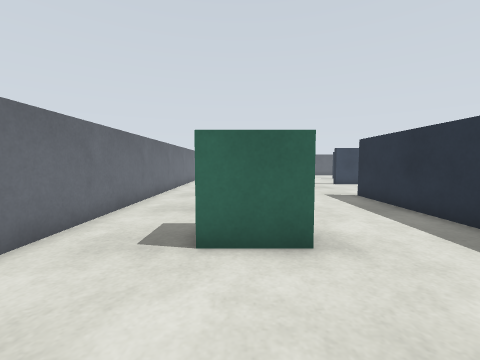
view 1 (above)

23 first-person views from a walk through a Gazebo world. The camera is 0.29 m above the floor, tilts 4° down and sees 90° across. The floor is counted in squares, 0.2 m on a side. Each view is taken from the middle of a square. On the plan, view 1 faces up. The plan holds only what a view shows up to about 13 squares ahead; the rest is blank. The place goes on beyond the plan.

view 2
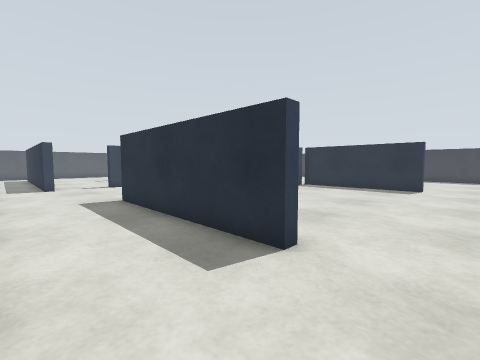

view 3
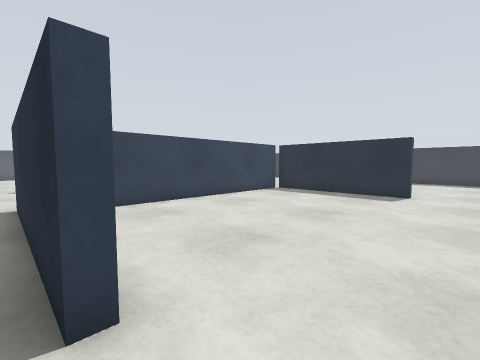

view 4
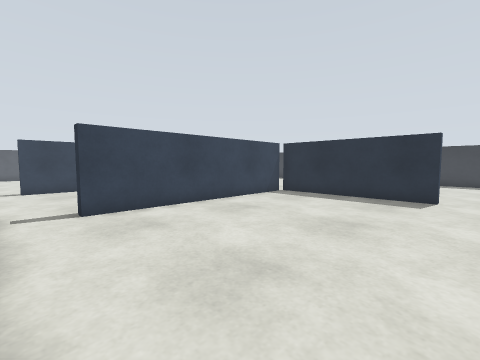

view 5
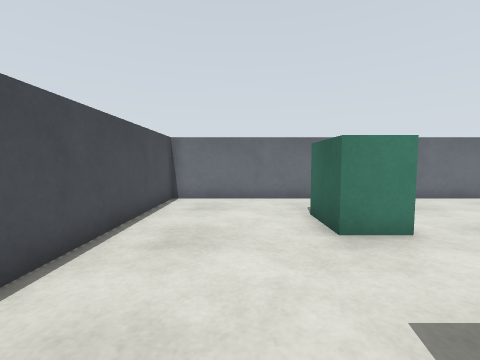

view 6
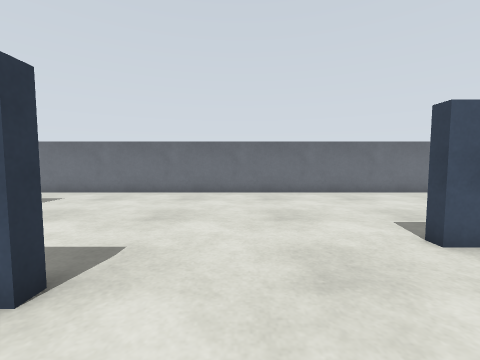

view 7
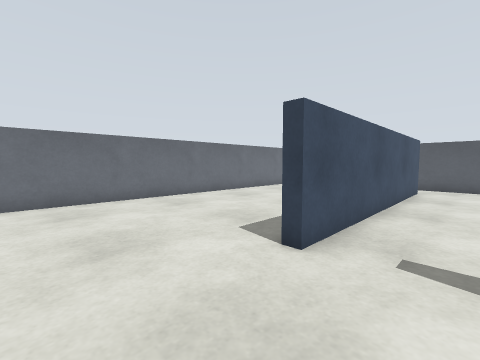

view 8
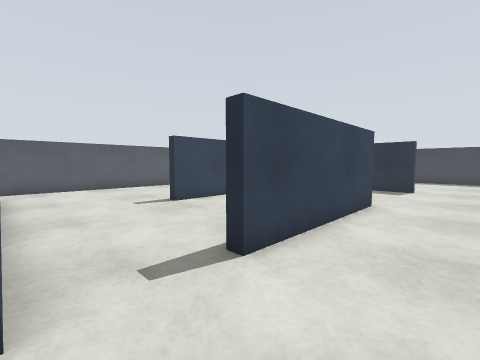

view 9
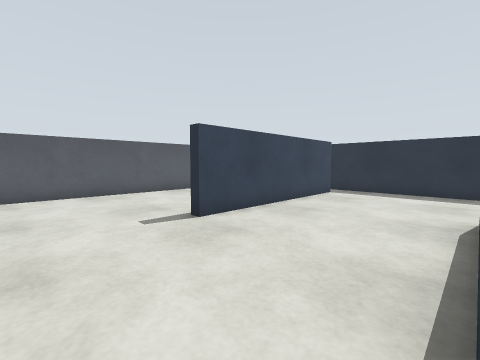

view 10
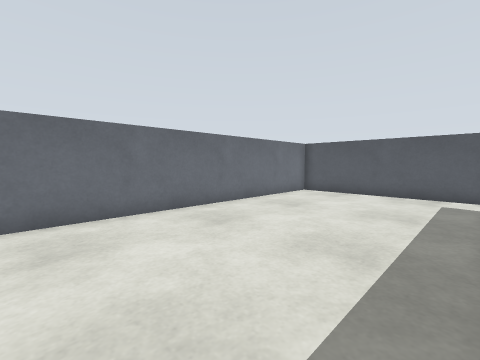

view 11
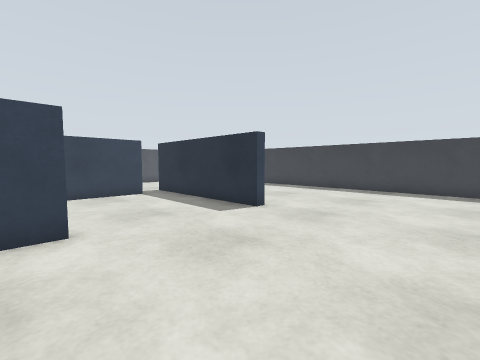

view 12
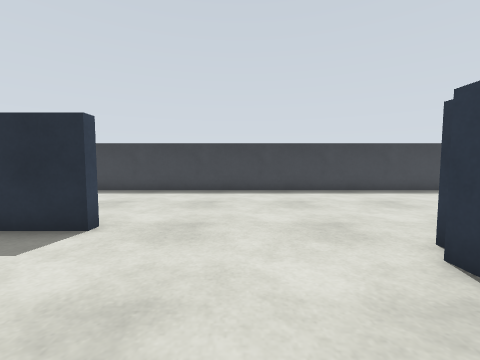

view 13
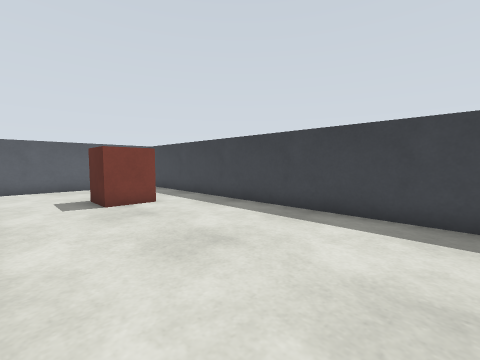

view 14
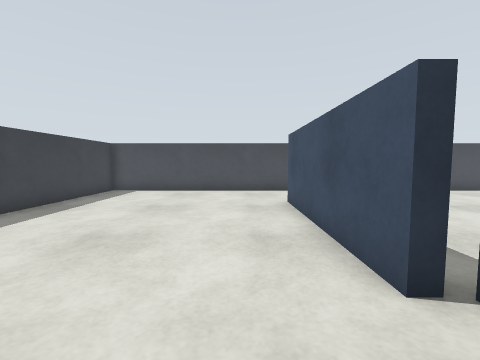

view 15
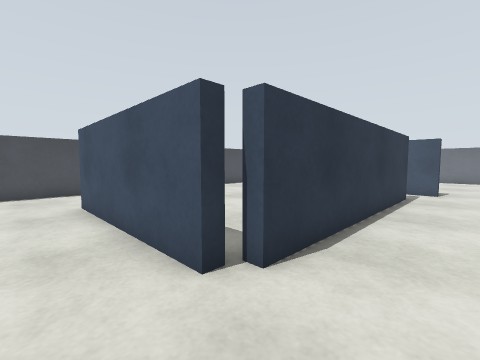

view 16
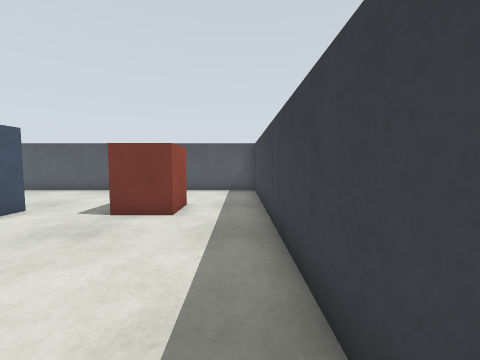

view 17
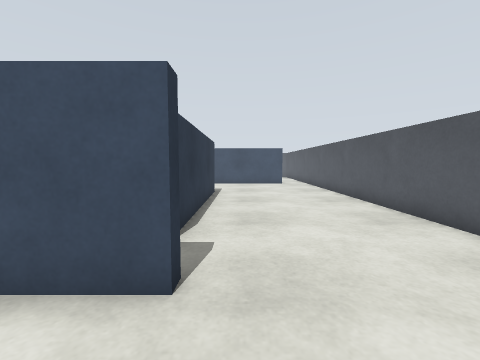

view 18
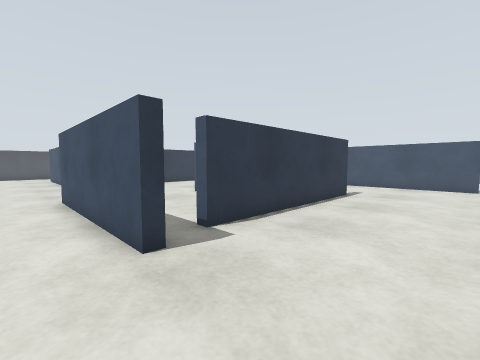

view 19
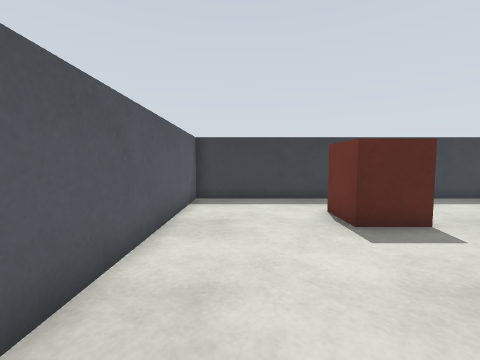

view 20
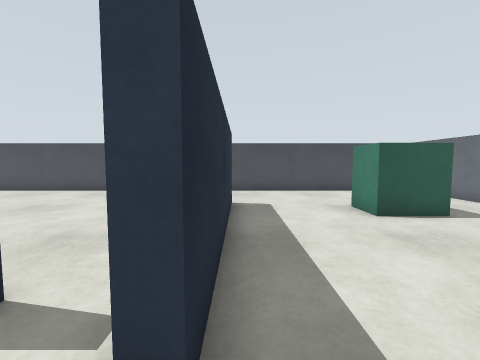

view 21
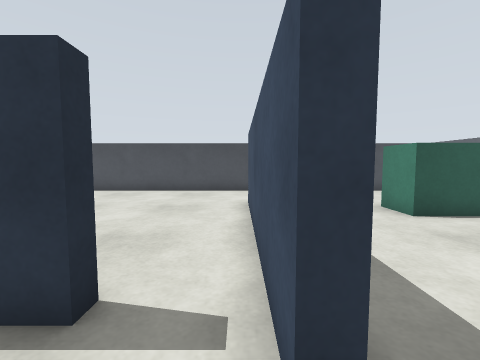

view 22
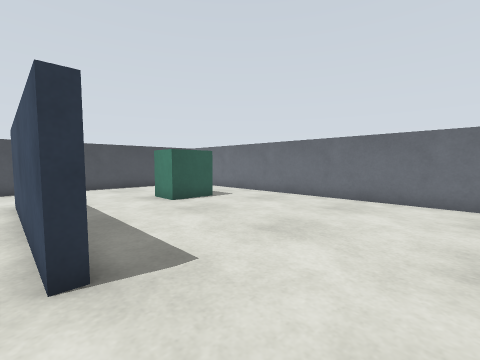

view 23
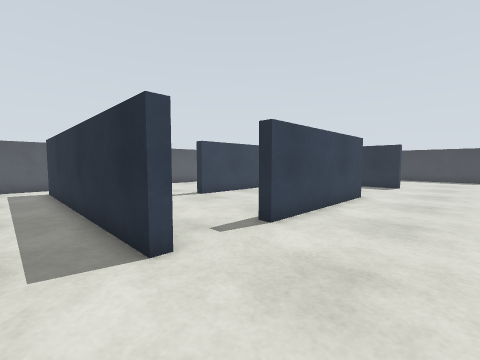

### Floor plan
Points are (right, up) in squares from view 1. A wall is a line through its corners. A room is listed if a view was taken in it or the views show most of it. See-through windows are left out.
Room 1 (views 1, 2, 3, 4, 5, 6, 7, 8, 9, 10, 11, 12, 13, 14, 15, 16, 17, 18, 19, 20, 21, 22, 23)
walls: (13, 16.5) (6.6, 16.5) (6.6, 16.9); (7.5, 10) (16.5, 10) (16.5, 9.5); (7.5, 9.5) (7.5, 10); (5.7, 10.8) (5.7, 3.2) (5.3, 3.2) (5.3, 10.8) (5.7, 10.8); (16.8, 9.5) (17.2, 9.5) (17.2, 3) (16.8, 3) (16.8, 9.5) (7.5, 9.5); (18.1, 16.2) (18.1, 23.3) (18.4, 23.3) (18.4, 16.2) (18.1, 16.2); (8.8, 22.3) (8.8, 22.7) (16.7, 22.7) (16.7, 22.3) (8.8, 22.3); (4, 27) (4, 16.5) (3.6, 16.5) (3.6, 26.9); (-3.8, -0.8) (25.8, -0.8) (25.8, 28.8) (-3.8, 28.8) (-3.8, -0.8)
low walls: (6.6, 16.9) (9.2, 16.9)
objects: green box (-1, 4) to (1, 5); red box (22, 23) to (23, 24)

Positions as (right, up) in squares from view 1, and headings:
1: (0, 0), facing up
2: (2, 1), facing up-right
3: (5, 1), facing up-right
4: (6, 2), facing up-right
5: (6, 2), facing left
6: (8, 13), facing left
7: (6, 13), facing up-left
8: (4, 14), facing up-right
9: (5, 17), facing up-right
10: (3, 17), facing up-left
11: (12, 11), facing up-right
12: (13, 13), facing right
13: (19, 14), facing up-right
14: (19, 12), facing down
15: (19, 12), facing down-left
16: (25, 16), facing up
17: (21, 24), facing left
18: (20, 27), facing down-left
19: (16, 27), facing right
20: (5, 12), facing down
21: (6, 12), facing down
22: (6, 14), facing down-left
23: (2, 13), facing up-right
